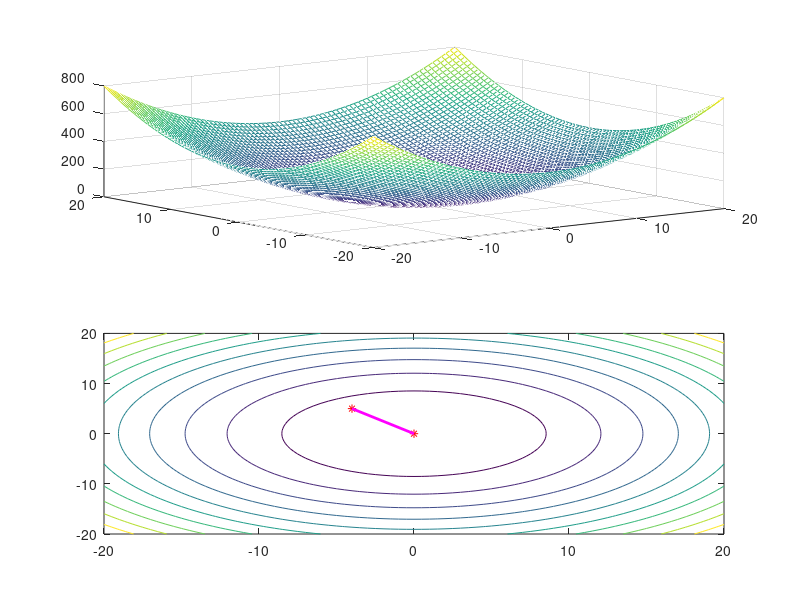

This chart was generated by the following MATLAB code:
clc
close
clear all
[x,y]=meshgrid([-20:0.5:20],[-20:0.5:20]);
f=@(x,y) x.^2+y.^2;
%f=@(x,y) (5*(x-1).^2+10*(y-3).^2);
%f=@(x,y) -cos(x).*cos(y).*exp(-((x-pi).^2+(y-pi).^2))
%f= @(x,y) 100*(y-x.^2).^2+(1-x).^2

plot3(x,y,f(x,y));
x0=-4
y0=5
k=2^-5
dok=0.001
i=0
Punkt=[x0;y0]
Wynik=[]
dx=[x0]
dy=[y0]
df_x=@(x0,y0,k)(f(x0 + k, y0) - f(x0 - k, y0)) / (2 * k);
df_y=@(x0,y0,k)(f(x0, y0 + k) - f(x0, y0 - k)) / (2 * k);

d2fx=@(x0,y0,k)(f(x0+k,y0)-2*f(x0,y0)+f(x0-k,y0))/k.^2;

d2fy=@(x0,y0,k)(f(x0,y0+k)-2*f(x0,y0) +f(x0,y0-k))/k.^2;

d2fxy=@(x0,y0,k)(df_x(x0, y0 + k,k) - df_x(x0, y0 - k,k)) / (2 * k);
d2fyx=@(x0,y0,k)(df_y(x0+k, y0 ,k) - df_y(x0-k, y0,k)) / (2 * k);

tic
% Metoda Newtona

while true
    i=i+1
    X_Y=d2fxy(x0,y0,k)
    Y_X=d2fyx(x0,y0,k)
    X_X=d2fx(x0,y0,k)
    Y_Y=d2fy(x0,y0,k)
    H=[X_X,X_Y;Y_X,Y_Y]
    gradient_x=df_x(x0,y0,k)
    gradient_y=df_y(x0,y0,k)

    delta=[gradient_x;gradient_y]
    
    if norm([gradient_x,gradient_y]) < dok
                Wynik=min(Wynik)
                break;       
    end
    alfa=inv(H)

    Punkt_next=Punkt-alfa*delta
    
    Punkt=[Punkt,Punkt_next]
    dx=[dx,Punkt_next(1)]
    dy=[dy,Punkt_next(2)]
    x0=Punkt_next(1)
    y0=Punkt_next(2)
    Wynik=[Wynik,f(Punkt_next(1),Punkt_next(2))]
    %{
    if i>3 & (Punkt(i-2)-Punkt(i) <dok)
        k=k/100
    end
    if k < dok
                Wynik=min(Wynik)
                break;       
    end
    %}
   
end

czas=toc



subplot(2,1,1)
mesh(x,y,f(x,y));
subplot(2,1,2)
contour(x,y,f(x,y));
hold on;
plot(dx(1),dy(1),'r*')
plot(dx(end),dy(end),'r*')
plot(dx(2:end-1),dy(2:end-1),'g*')
for i=1:numel(dx)-1
    line([dx(i),dx(i+1)],[dy(i),dy(i+1)],'LineWidth',2,'Color','Magenta')
end
%}